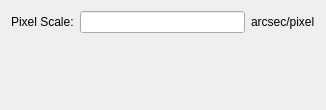
<?xml version="1.0" encoding="UTF-8"?>
<ui version="4.0">
 <class>DataConfigForm</class>
 <widget class="QWidget" name="DataConfigForm">
  <property name="geometry">
   <rect>
    <x>0</x>
    <y>0</y>
    <width>326</width>
    <height>110</height>
   </rect>
  </property>
  <property name="windowTitle">
   <string>Form</string>
  </property>
  <layout class="QVBoxLayout" name="verticalLayout">
   <item>
    <layout class="QHBoxLayout" name="horizontalLayout">
     <item>
      <widget class="QLabel" name="pixelScaleLabel">
       <property name="text">
        <string>Pixel Scale:</string>
       </property>
       <property name="buddy">
        <cstring>pixelScaleLineEdit</cstring>
       </property>
      </widget>
     </item>
     <item>
      <widget class="QLineEdit" name="pixelScaleLineEdit">
       <property name="toolTip">
        <string>Valid Range: 0 to 1e200 with a precision of 5</string>
       </property>
      </widget>
     </item>
     <item>
      <widget class="QLabel" name="pixelScaleUnitsLabel">
       <property name="text">
        <string>arcsec/pixel</string>
       </property>
      </widget>
     </item>
    </layout>
   </item>
   <item>
    <spacer name="verticalSpacer">
     <property name="orientation">
      <enum>Qt::Vertical</enum>
     </property>
     <property name="sizeHint" stdset="0">
      <size>
       <width>20</width>
       <height>50</height>
      </size>
     </property>
    </spacer>
   </item>
  </layout>
 </widget>
 <resources/>
 <connections/>
</ui>
